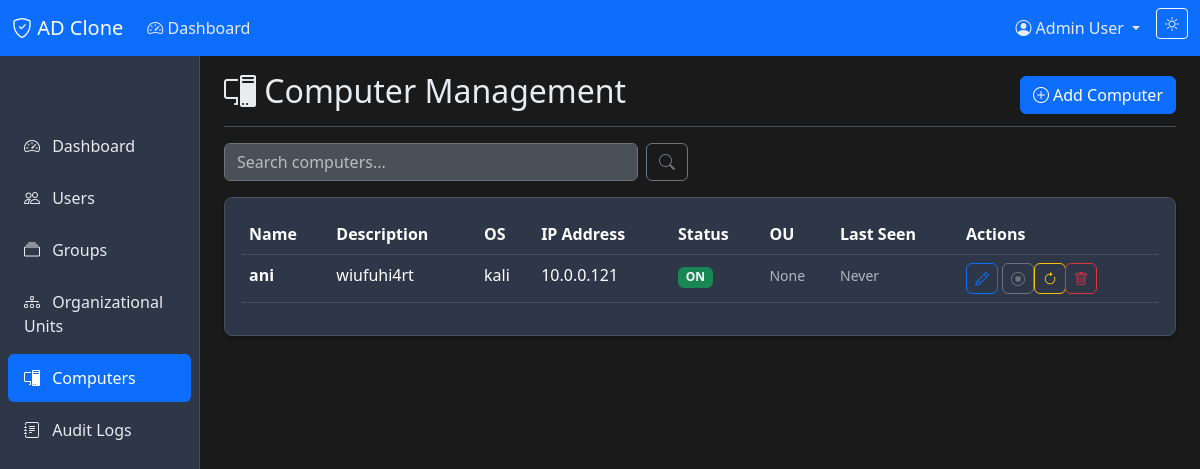
The app's page /computers (signed in) with its own data.
### models.py (models this page shows, shortened)
class User(UserMixin, db.Model):
    id = db.Column(db.Integer, primary_key=True)
    username = db.Column(db.String(80), unique=True, nullable=False, index=True)
    email = db.Column(db.String(120), unique=True, nullable=False, index=True)
    password_hash = db.Column(db.String(255), nullable=False)
    first_name = db.Column(db.String(50), nullable=False)
    last_name = db.Column(db.String(50), nullable=False)
    role = db.Column(db.String(20), nullable=False, default='User')  # Admin or User
    is_active = db.Column(db.Boolean, default=True, nullable=False)
    failed_attempts = db.Column(db.Integer, default=0, nullable=False)
    locked_until = db.Column(db.DateTime, nullable=True)
    created_at = db.Column(db.DateTime, default=lambda: datetime.now(timezone.utc), nullable=False)
    last_login = db.Column(db.DateTime, nullable=True)
    groups = db.relationship('Group', secondary=user_groups, lazy='subquery',
                           backref=db.backref('members', lazy=True))
    audit_logs = db.relationship('AuditLog', backref='user', lazy=True)

class Computer(db.Model):
    id = db.Column(db.Integer, primary_key=True)
    name = db.Column(db.String(100), unique=True, nullable=False, index=True)
    description = db.Column(db.Text, nullable=True)
    status = db.Column(db.String(20), nullable=False, default='OFF')  # ON, OFF, RESTART
    operating_system = db.Column(db.String(100), nullable=True)
    ip_address = db.Column(db.String(15), nullable=True)
    ou_id = db.Column(db.Integer, db.ForeignKey('organizational_unit.id'), nullable=True)
    created_at = db.Column(db.DateTime, default=lambda: datetime.now(timezone.utc), nullable=False)
    last_seen = db.Column(db.DateTime, nullable=True)

### app.py (the view)
@app.route('/computers')
@login_required_with_message
def computers():
    page = request.args.get('page', 1, type=int)
    search = request.args.get('search', '', type=str)
    query = Computer.query
    if search:
        query = query.filter(Computer.name.contains(search))
    computers_pagination = query.order_by(Computer.name).paginate(
        page=page, per_page=app.config['ITEMS_PER_PAGE'], error_out=False
    )
    return render_template('computers.html', title='Computer Management',
                         computers=computers_pagination.items, pagination=computers_pagination, search=search)

### app.py (called while the page is built)
def create_app(config_name=None):
    app = Flask(__name__)
    config_name = config_name or os.environ.get('FLASK_CONFIG', 'default')
    app.config.from_object(config[config_name])
    db.init_app(app)
    login_manager = LoginManager()
    login_manager.init_app(app)
    login_manager.login_view = 'login'
    login_manager.login_message = 'Please log in to access this page.'
    login_manager.login_message_category = 'warning'
    @login_manager.user_loader
    def load_user(user_id):
        return User.query.get(int(user_id))
    return app

### auth.py (called while the page is built)
def login_required_with_message(f):
    @wraps(f)
    def decorated_function(*args, **kwargs):
        if not current_user.is_authenticated:
            flash('Please log in to access this page.', 'warning')
            return redirect(url_for('login', next=request.url))
        if not current_user.is_active:
            flash('Your account has been deactivated. Please contact an administrator.', 'error')
            return redirect(url_for('login'))
        return f(*args, **kwargs)
    return decorated_function

### templates/computers.html (shortened to what this page needs)
{% extends "base.html" %}
{% block content %}
<div class="d-flex justify-content-between flex-wrap flex-md-nowrap align-items-center pt-3 pb-2 mb-3 border-bottom">
    <h1 class="h2"><i class="bi bi-pc-display"></i> Computer Management</h1>
    {% if current_user.role == 'Admin' %}
    <div class="btn-toolbar mb-2 mb-md-0">
        <a href="{{ url_for('add_computer') }}" class="btn btn-primary">
            <i class="bi bi-plus-circle"></i> Add Computer
        </a>
    </div>
    {% endif %}
</div>
<div class="row mb-3">
    <div class="col-md-6">
        <form method="GET" class="d-flex">
            <input type="text" name="search" class="form-control" placeholder="Search computers..."
                   value="{{ search }}" onchange="this.form.submit()">
            <button type="submit" class="btn btn-outline-secondary ms-2">
                <i class="bi bi-search"></i>
            </button>
        </form>
    </div>
</div>
<div class="card">
    <div class="card-body">
        {% if computers %}
        <div class="table-responsive">
            <table class="table table-hover">
                <thead>
                    <tr>
                        <th>Name</th>
                        <th>Description</th>
                        <th>OS</th>
                        <th>IP Address</th>
                        <th>Status</th>
                        <th>OU</th>
                        <th>Last Seen</th>
                        {% if current_user.role == 'Admin' %}
                        <th>Actions</th>
                        {% endif %}
                    </tr>
                </thead>
                <tbody>
                    {% for computer in computers %}
                    <tr>
                        <td><strong>{{ computer.name }}</strong></td>
                        <td>{{ computer.description or '-' }}</td>
                        <td>{{ computer.operating_system or '-' }}</td>
                        <td>{{ computer.ip_address or '-' }}</td>
                        <td>
                            <span class="badge
                                {% if computer.status == 'ON' %}bg-success
                                {% elif computer.status == 'OFF' %}bg-secondary
                                {% else %}bg-warning{% endif %}">
                                {{ computer.status }}
                            </span>
                        </td>
                        <td>
                            {% if computer.organizational_unit %}
                                <small>{{ computer.organizational_unit.get_full_path() }}</small>
                            {% else %}
                                <small class="text-muted">None</small>
                            {% endif %}
                        </td>
                        <td>
                            {% if computer.last_seen %}
                                <small>{{ computer.last_seen.strftime('%Y-%m-%d %H:%M') }}</small>
                            {% else %}
                                <small class="text-muted">Never</small>
                            {% endif %}
                        </td>
                        {% if current_user.role == 'Admin' %}
                        <td>
                            <div class="btn-group" role="group">
                                <a href="{{ url_for('edit_computer', id=computer.id) }}"
                                   class="btn btn-sm btn-outline-primary" title="Edit">
                                    <i class="bi bi-pencil"></i>
                                </a>
                                {% if computer.status != 'OFF' %}
                                <form method="POST" action="{{ url_for('change_computer_status', id=computer.id, status='OFF') }}" class="d-inline">
                                    <button type="submit" class="btn btn-sm btn-outline-secondary" title="Turn OFF">
                                        <i class="bi bi-stop-circle"></i>
                                    </button>
                                </form>
                                {% endif %}
                                <form method="POST" action="{{ url_for('change_computer_status', id=computer.id, status='RESTART') }}" class="d-inline">
                                    <button type="submit" class="btn btn-sm btn-outline-warning" title="Restart">
                                        <i class="bi bi-arrow-clockwise"></i>
                                    </button>
                                </form>
                                <button type="button" class="btn btn-sm btn-outline-danger"
                                        onclick="confirmDelete('{{ computer.name }}', '{{ url_for('delete_computer', id=computer.id) }}')"
                                        title="Delete">
                                    <i class="bi bi-trash"></i>
                                </button>
                            </div>
                        </td>
                        {% endif %}
                    </tr>
                    {% endfor %}
                </tbody>
            </table>
        </div>
        {% else %}
        <p class="text-muted text-center">No computers found.</p>
        {% endif %}
    </div>
</div>
{% endblock %}

### templates/base.html (shortened to what this page needs)
<!DOCTYPE html>
<html lang="en" data-bs-theme="dark">
<head>
    <link href="https://cdn.jsdelivr.net/npm/bootstrap@5.3.2/dist/css/bootstrap.min.css" rel="stylesheet">
    <link href="https://cdn.jsdelivr.net/npm/bootstrap-icons@1.11.1/font/bootstrap-icons.css" rel="stylesheet">
    <link href="{{ url_for('static', filename='css/custom.css') }}" rel="stylesheet">
</head>
<body>
    {% if current_user.is_authenticated %}
    <nav class="navbar navbar-expand-lg navbar-dark bg-primary">
        <div class="container-fluid">
            <a class="navbar-brand" href="{{ url_for('dashboard') }}">
                <i class="bi bi-shield-check"></i> AD Clone
            </a>
            <div class="collapse navbar-collapse" id="navbarNav">
                <ul class="navbar-nav me-auto">
                    <li class="nav-item">
                        <a class="nav-link" href="{{ url_for('dashboard') }}">
                            <i class="bi bi-speedometer2"></i> Dashboard
                        </a>
                    </li>
                </ul>
                <ul class="navbar-nav">
                    <li class="nav-item dropdown">
                        <a class="nav-link dropdown-toggle" href="#" role="button" data-bs-toggle="dropdown">
                            <i class="bi bi-person-circle"></i> {{ current_user.first_name }} {{ current_user.last_name }}
                        </a>
                    </li>
                    <li class="nav-item">
                        <button class="btn btn-outline-light btn-sm ms-2" onclick="toggleTheme()" id="themeToggle">
                        </button>
                    </li>
                </ul>
            </div>
        </div>
    </nav>
    {% endif %}
    <div class="container-fluid">
        <div class="row">
            {% if current_user.is_authenticated %}
            <nav class="col-md-2 d-md-block bg-body-secondary sidebar collapse">
                <div class="position-sticky pt-3">
                    <ul class="nav flex-column">
                        <li class="nav-item">
                            <a class="nav-link {% if request.endpoint == 'dashboard' %}active{% endif %}"
                               href="{{ url_for('dashboard') }}">
                                <i class="bi bi-speedometer2"></i> Dashboard
                            </a>
                        </li>
                        <li class="nav-item">
                            <a class="nav-link {% if request.endpoint in ['users', 'add_user', 'edit_user'] %}active{% endif %}"
                               href="{{ url_for('users') }}">
                                <i class="bi bi-people"></i> Users
                            </a>
                        </li>
                        <li class="nav-item">
                            <a class="nav-link {% if request.endpoint in ['groups', 'add_group', 'edit_group'] %}active{% endif %}"
                               href="{{ url_for('groups') }}">
                                <i class="bi bi-collection"></i> Groups
                            </a>
                        </li>
                        <li class="nav-item">
                            <a class="nav-link {% if request.endpoint in ['organizational_units', 'add_ou'] %}active{% endif %}"
                               href="{{ url_for('organizational_units') }}">
                                <i class="bi bi-diagram-3"></i> Organizational Units
                            </a>
                        </li>
                        <li class="nav-item">
                            <a class="nav-link {% if request.endpoint in ['computers', 'add_computer', 'edit_computer'] %}active{% endif %}"
                               href="{{ url_for('computers') }}">
                                <i class="bi bi-pc-display"></i> Computers
                            </a>
                        </li>
                        <li class="nav-item">
                            <a class="nav-link {% if request.endpoint == 'audit_logs' %}active{% endif %}"
                               href="{{ url_for('audit_logs') }}">
                                <i class="bi bi-journal-text"></i> Audit Logs
                            </a>
                        </li>
                    </ul>
                </div>
            </nav>
            {% endif %}
            <main class="{% if current_user.is_authenticated %}col-md-9 ms-sm-auto col-lg-10 px-md-4{% else %}col-12{% endif %}">
                {% block content %}{% endblock %}
            </main>
        </div>
    </div>
</body>
</html>

### static/css/custom.css (style rules this page uses)
[data-bs-theme="dark"] { --bs-body-bg: #1a1a1a; --bs-body-color: #e9ecef; --bs-border-color: #495057; }
[data-bs-theme="dark"] .sidebar { background-color: #2d3748 !important; border-right: 1px solid #495057; }
[data-bs-theme="dark"] .nav-link { color: #e9ecef; }
[data-bs-theme="dark"] .nav-link.active { color: #ffffff; background-color: #0d6efd; }
[data-bs-theme="dark"] .card { background-color: #2d3748; border-color: #495057; }
[data-bs-theme="dark"] .table { --bs-table-bg: transparent; --bs-table-striped-bg: #495057; --bs-table-hover-bg: #495057; }
[data-bs-theme="dark"] .form-control, [data-bs-theme="dark"] .form-select { background-color: #495057; border-color: #6c757d; color: #e9ecef; }
.sidebar { position: fixed; top: 56px; bottom: 0; left: 0; z-index: 100; padding: 48px 0 0; box-shadow: inset -1px 0 0 rgba(0, 0, 0, 0.1); }
.sidebar .nav-link { font-weight: 500; color: inherit; padding: 0.75rem 1rem; border-radius: 0.375rem; margin: 0.125rem 0.5rem; }
.sidebar .nav-link .bi { margin-right: 0.5rem; }
main { margin-top: 48px; }
.badge { font-size: 0.75em; }
#themeToggle { transition: all 0.3s ease; }
.btn-group .btn { border-radius: 0.375rem !important; margin-right: 0.25rem; }
.btn-group .btn:last-child { margin-right: 0; }
.card { border-radius: 0.5rem; box-shadow: 0 0.125rem 0.25rem rgba(0, 0, 0, 0.075); }
[data-bs-theme="dark"] .card { box-shadow: 0 0.125rem 0.25rem rgba(0, 0, 0, 0.3); }
.form-control, .form-select { border-radius: 0.375rem; }

### records on screen
User: first_name "Admin", last_name "User"
Computer: name "ani", description "wiufuhi4rt", operating_system "kali", ip_address "10.0.0.121", status "ON", shows "Never"
